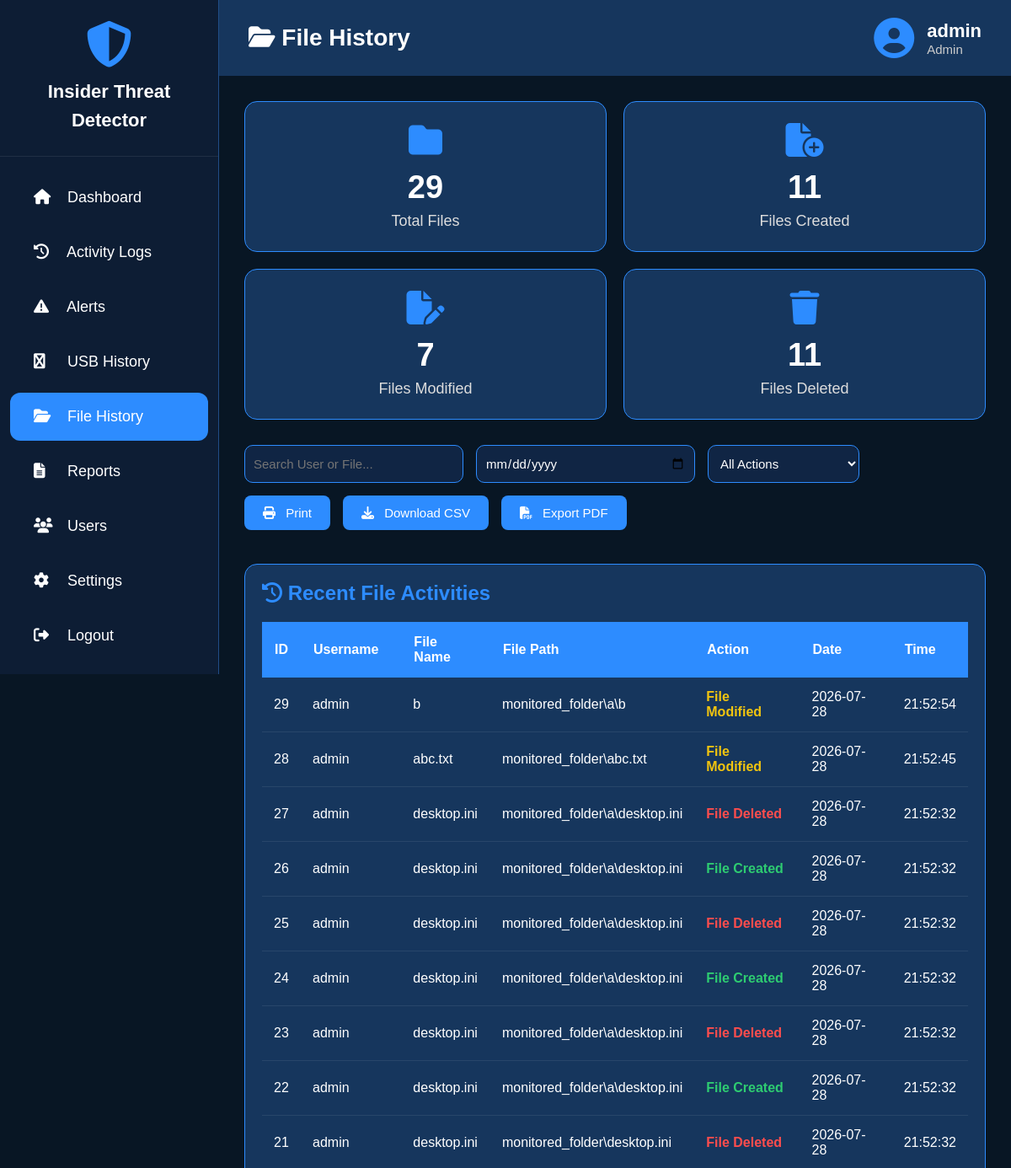
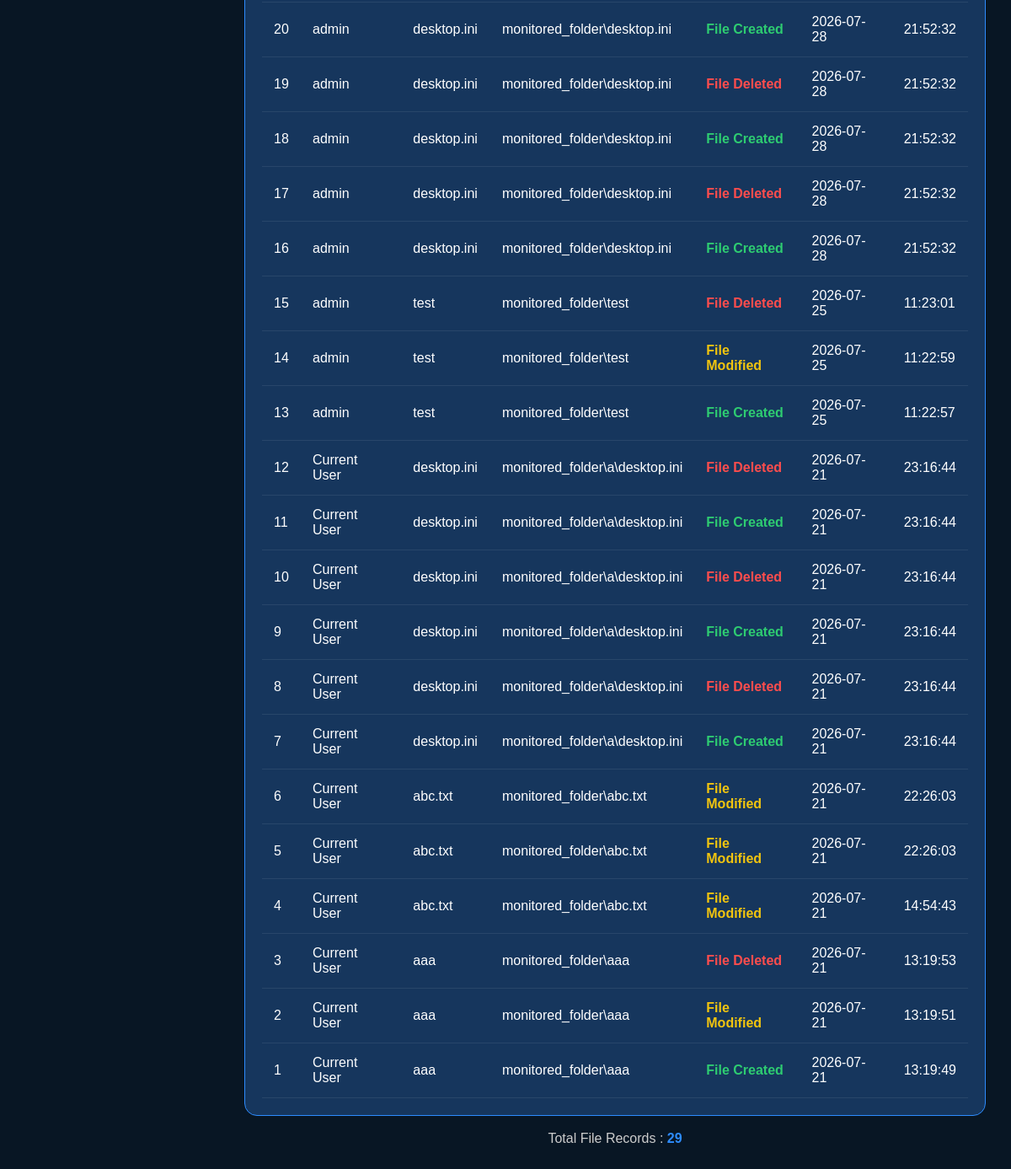
Page /file_history (signed in) on the earlier database version (2 pictures, top to bottom).
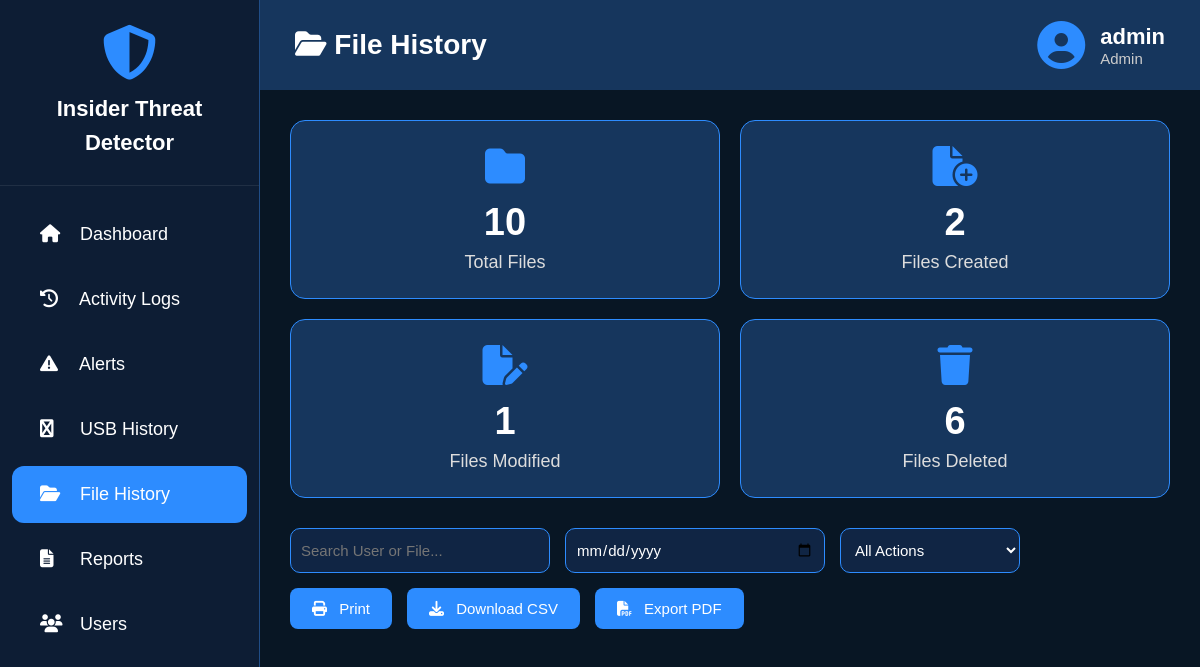
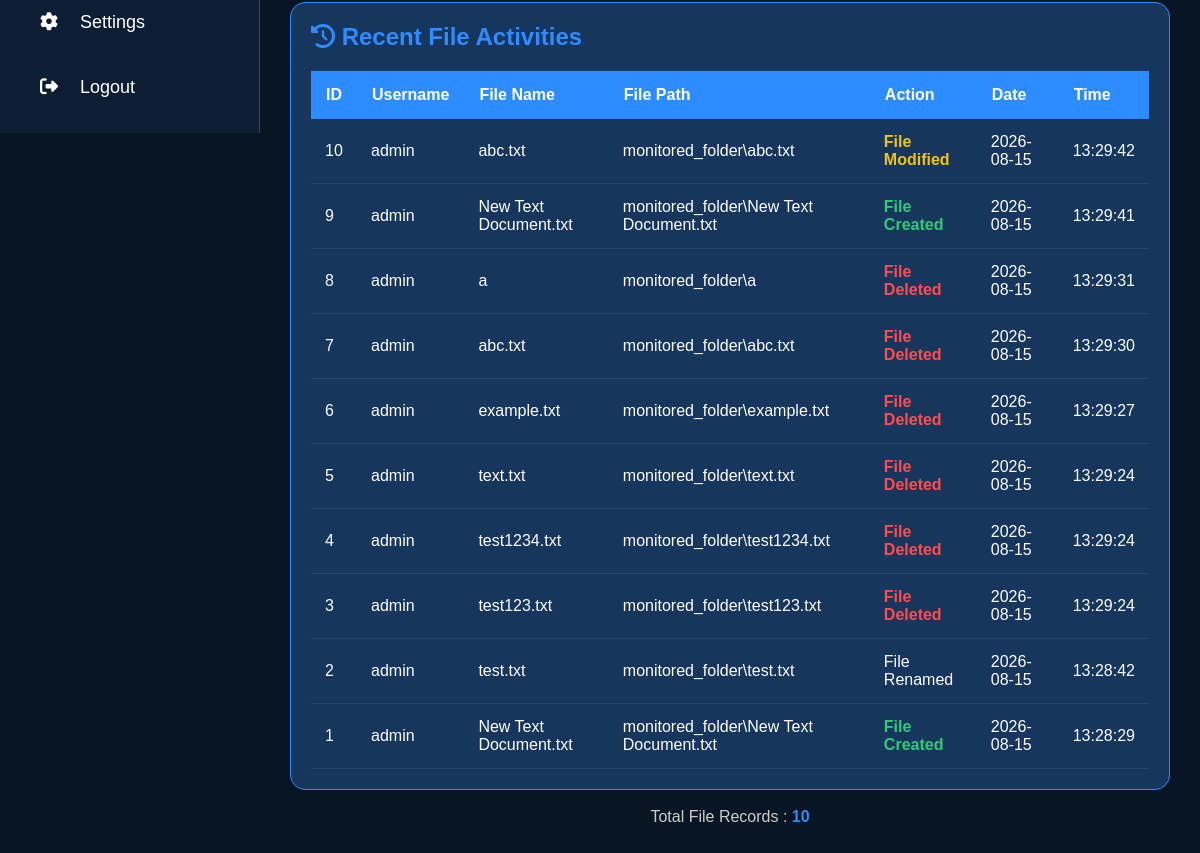
Same page on the later database version (2 pictures, top to bottom).
### tables this page shows
CREATE TABLE file_logs(
        id INTEGER PRIMARY KEY AUTOINCREMENT,
        username TEXT,
        file_name TEXT,
        file_path TEXT,
        action TEXT,
        date TEXT,
        time TEXT
    );

### app.py (the view)
@app.route("/file_history")
def file_history():
    if not login_required():
        return redirect("/")
    conn = get_db()
    cur = conn.cursor()
    cur.execute("SELECT * FROM file_logs ORDER BY id DESC")
    logs = cur.fetchall()
    total = count(cur, "file_logs")
    created = count(cur, "file_logs", "action='File Created'")
    modified = count(cur, "file_logs", "action='File Modified'")
    deleted = count(cur, "file_logs", "action='File Deleted'")
    conn.close()
    return render_template(
        "file_history.html",
        username=session["username"],
        role=session["role"],
        logs=logs,
        total=total,
        created=created,
        modified=modified,
        deleted=deleted
    )

### app.py (called while the page is built)
def get_db():
    conn = sqlite3.connect(DATABASE)
    conn.row_factory = sqlite3.Row
    return conn

def login_required():
    return "username" in session

def count(cur, table, where=None):
    sql = f"SELECT COUNT(*) FROM {table}"
    if where:
        sql += f" WHERE {where}"
    cur.execute(sql)
    return cur.fetchone()[0]

### templates/file_history.html (shortened to what this page needs)
<!DOCTYPE html>
<html lang="en">
<head>
<link rel="stylesheet"
href="https://cdnjs.cloudflare.com/ajax/libs/font-awesome/6.5.2/css/all.min.css">
</head>
<body>
<div class="sidebar">
    <div class="logo">
        <i class="fa-solid fa-shield-halved"></i>
        <h2>Insider Threat Detector</h2>
    </div>
<ul>
        <li>
            <a href="/dashboard">
                <i class="fa-solid fa-house"></i>
                <span>Dashboard</span>
            </a>
        </li>
        <li>
            <a href="/activity">
                <i class="fa-solid fa-clock-rotate-left"></i>
                <span>Activity Logs</span>
            </a>
        </li>
        <li>
            <a href="/alerts">
                <i class="fa-solid fa-triangle-exclamation"></i>
                <span>Alerts</span>
            </a>
        </li>
        <li>
            <a href="/usb_history" >
                <i class="fa-solid fa-usb"></i>
                <span>USB History</span>
            </a>
        </li>
        <li>
            <a href="/file_history" class="active" >
                <i class="fa-solid fa-folder-open"></i>
                <span>File History</span>
            </a>
        </li>
        <li>
            <a href="/reports">
                <i class="fa-solid fa-file-lines"></i>
                <span>Reports</span>
            </a>
        </li>
        <li>
            <a href="/users">
                <i class="fa-solid fa-users"></i>
                <span>Users</span>
            </a>
        </li>
        <li>
            <a href="/settings">
                <i class="fa-solid fa-gear"></i>
                <span>Settings</span>
            </a>
        </li>
        <li>
            <a href="/logout">
                <i class="fa-solid fa-right-from-bracket"></i>
                <span>Logout</span>
            </a>
        </li>
    </ul>
</div>
<div class="main">
<div class="topbar">
    <h1>
        <i class="fa-solid fa-folder-open"></i>
        File History
    </h1>
    <div class="profile">
        <i class="fa-solid fa-circle-user"></i>
        <div>
            <h3>{{ username }}</h3>
            <p>{{ role }}</p>
        </div>
    </div>
</div>
<div class="content">
<div class="cards">
    <div class="card">
        <i class="fa-solid fa-folder"></i>
        <h2>{{ total }}</h2>
        <p>Total Files</p>
    </div>
    <div class="card">
        <i class="fa-solid fa-file-circle-plus"></i>
        <h2>{{ created }}</h2>
        <p>Files Created</p>
    </div>
    <div class="card">
        <i class="fa-solid fa-file-pen"></i>
        <h2>{{ modified }}</h2>
        <p>Files Modified</p>
    </div>
    <div class="card">
        <i class="fa-solid fa-trash"></i>
        <h2>{{ deleted }}</h2>
        <p>Files Deleted</p>
    </div>
</div>
<div class="filters">
<input
type="text"
id="searchInput"
placeholder="Search User or File...">
<input
type="date"
id="dateFilter">
<select id="actionFilter">
<option value="">All Actions</option>
</select>
<div class="action-buttons">
<button onclick="printTable()">
<i class="fa-solid fa-print"></i>
Print
</button>
<button onclick="downloadCSV()">
<i class="fa-solid fa-download"></i>
Download CSV
</button>
<button onclick="downloadPDF()">
<i class="fa-solid fa-file-pdf"></i>
Export PDF
</button>
</div>
</div>
<div class="table-container">
<h2 style="margin-bottom:20px;color:#2d8cff;">
<i class="fa-solid fa-clock-rotate-left"></i>
Recent File Activities
</h2>
<table id="fileTable">
<thead>
<tr>
<th>ID</th>
<th>Username</th>
<th>File Name</th>
<th>File Path</th>
<th>Action</th>
<th>Date</th>
<th>Time</th>
</tr>
</thead>
<tbody>
{% if logs %}
{% for row in logs %}
<tr>
<td>{{ row.id }}</td>
<td>{{ row.username }}</td>
<td>{{ row.file_name }}</td>
<td>{{ row.file_path }}</td>
<td>
<span class="{{ row.action|lower }}">
{{ row.action }}
</span>
</td>
<td>{{ row.date }}</td>
<td>{{ row.time }}</td>
</tr>
{% endfor %}
{% endif %}
</tbody>
</table>
</div>
<br>
<div style="text-align:center;color:#ccc;">
Total File Records :
<b style="color:#2d8cff;">
{{ total }}
</b>
</div>
</div>
</div>
</body>
</html>

### templates/file_history.html (style rules this page uses)
* { margin:0; padding:0; box-sizing:border-box; font-family:Arial,Helvetica,sans-serif; }
body { background:#081624; color:white; display:flex; }
.sidebar { width:260px; height:100vh; position:fixed; left:0; top:0; background:#0d1d34; border-right:1px solid #204d86; overflow-y:auto; overflow-x:hidden; }
.logo { text-align:center; padding:25px; border-bottom:1px solid rgba(255,255,255,.08); }
.logo i { font-size:55px; color:#2d8cff; }
.logo h2 { margin-top:12px; font-size:22px; line-height:34px; }
.sidebar ul { margin-top:20px; }
.sidebar a { display:block; color:white; text-decoration:none; padding:18px 28px; font-size:18px; transition:.3s; margin:8px 12px; border-radius:12px; }
.sidebar ul a i { width:35px; }
.active { background:#2d8cff; }
.main { margin-left:260px; width:calc(100% - 260px); }
.topbar { height:90px; background:#16365d; display:flex; justify-content:space-between; align-items:center; padding:0 35px; }
.topbar h1 { font-size:28px; }
.profile { display:flex; align-items:center; gap:15px; }
.profile i { font-size:48px; color:#2d8cff; }
.profile h3 { font-size:22px; }
.profile p { font-size:15px; color:#ccc; }
.content { padding:30px; }
.cards { display:grid; grid-template-columns:repeat(4,1fr); gap:20px; margin-bottom:30px; }
.card { background:#16365d; padding:25px; border-radius:15px; border:1px solid #2d8cff; text-align:center; transition:.3s; }
.card i { font-size:40px; color:#2d8cff; margin-bottom:15px; }
.card h2 { font-size:38px; margin-bottom:8px; }
.card p { font-size:18px; color:#ddd; }
.filters { display:flex; gap:15px; flex-wrap:wrap; margin-bottom:20px; }
.filters input, .filters select { height:45px; padding:10px; background:#102544; border:1px solid #2d8cff; color:white; border-radius:10px; outline:none; font-size:15px; }
.filters input { width:260px; }
.filters select { width:180px; }
.action-buttons { display:flex; gap:15px; margin-bottom:20px; flex-wrap:wrap; }
.action-buttons button { background:#2d8cff; color:white; border:none; padding:12px 22px; border-radius:8px; cursor:pointer; font-size:15px; transition:.3s; }
.action-buttons i { margin-right:8px; }
.table-container { background:#16365d; padding:20px; border-radius:15px; border:1px solid #2d8cff; overflow-x:auto; }
table { width:100%; border-collapse:collapse; }
th { background:#2d8cff; padding:15px; text-align:left; }
td { padding:14px; border-bottom:1px solid rgba(255,255,255,.08); }
.created { color:#2ecc71; font-weight:bold; }
.modified { color:#f1c40f; font-weight:bold; }
.deleted { color:#ff4d4d; font-weight:bold; }
@media (max-width:1200px) { .cards { grid-template-columns:repeat(2,1fr); } }

Differences in the rows shown:
removed file_logs: id "29", username "admin", file_name "b", file_path "monitored_folder\\a\\b", action "File Modified", date "2026-07-28", time "21:52:54"
removed file_logs: id "28", username "admin", file_name "abc.txt", file_path "monitored_folder\\abc.txt", action "File Modified", date "2026-07-28", time "21:52:45"
removed file_logs: id "27", username "admin", file_name "desktop.ini", file_path "monitored_folder\\a\\desktop.ini", action "File Deleted", date "2026-07-28", time "21:52:32"
removed file_logs: id "26", username "admin", file_name "desktop.ini", file_path "monitored_folder\\a\\desktop.ini", action "File Created", date "2026-07-28", time "21:52:32"
removed file_logs: id "25", username "admin", file_name "desktop.ini", file_path "monitored_folder\\a\\desktop.ini", action "File Deleted", date "2026-07-28", time "21:52:32"
removed file_logs: id "24", username "admin", file_name "desktop.ini", file_path "monitored_folder\\a\\desktop.ini", action "File Created", date "2026-07-28", time "21:52:32"
removed file_logs: id "23", username "admin", file_name "desktop.ini", file_path "monitored_folder\\a\\desktop.ini", action "File Deleted", date "2026-07-28", time "21:52:32"
removed file_logs: id "22", username "admin", file_name "desktop.ini", file_path "monitored_folder\\a\\desktop.ini", action "File Created", date "2026-07-28", time "21:52:32"
removed file_logs: id "21", username "admin", file_name "desktop.ini", file_path "monitored_folder\\desktop.ini", action "File Deleted", date "2026-07-28", time "21:52:32"
removed file_logs: id "20", username "admin", file_name "desktop.ini", file_path "monitored_folder\\desktop.ini", action "File Created", date "2026-07-28", time "21:52:32"
removed file_logs: id "19", username "admin", file_name "desktop.ini", file_path "monitored_folder\\desktop.ini", action "File Deleted", date "2026-07-28", time "21:52:32"
removed file_logs: id "18", username "admin", file_name "desktop.ini", file_path "monitored_folder\\desktop.ini", action "File Created", date "2026-07-28", time "21:52:32"
removed file_logs: id "17", username "admin", file_name "desktop.ini", file_path "monitored_folder\\desktop.ini", action "File Deleted", date "2026-07-28", time "21:52:32"
removed file_logs: id "16", username "admin", file_name "desktop.ini", file_path "monitored_folder\\desktop.ini", action "File Created", date "2026-07-28", time "21:52:32"
removed file_logs: id "15", username "admin", file_name "test", file_path "monitored_folder\\test", action "File Deleted", date "2026-07-25", time "11:23:01"
removed file_logs: id "14", username "admin", file_name "test", file_path "monitored_folder\\test", action "File Modified", date "2026-07-25", time "11:22:59"
removed file_logs: id "13", username "admin", file_name "test", file_path "monitored_folder\\test", action "File Created", date "2026-07-25", time "11:22:57"
removed file_logs: id "12", username "Current User", file_name "desktop.ini", file_path "monitored_folder\\a\\desktop.ini", action "File Deleted", date "2026-07-21", time "23:16:44"
removed file_logs: id "11", username "Current User", file_name "desktop.ini", file_path "monitored_folder\\a\\desktop.ini", action "File Created", date "2026-07-21", time "23:16:44"
changed file_logs id 10: username "Current User" → "admin"; file_name "desktop.ini" → "abc.txt"; file_path "monitored_folder\\a\\desktop.ini" → "monitored_folder\\abc.txt"; action "File Deleted" → "File Modified"; date "2026-07-21" → "2026-08-15"; time "23:16:44" → "13:29:42"
changed file_logs id 9: username "Current User" → "admin"; file_name "desktop.ini" → "New Text Document.txt"; file_path "monitored_folder\\a\\desktop.ini" → "monitored_folder\\New Text Document.txt"; date "2026-07-21" → "2026-08-15"; time "23:16:44" → "13:29:41"
changed file_logs id 8: username "Current User" → "admin"; file_name "desktop.ini" → "a"; file_path "monitored_folder\\a\\desktop.ini" → "monitored_folder\\a"; date "2026-07-21" → "2026-08-15"; time "23:16:44" → "13:29:31"
changed file_logs id 7: username "Current User" → "admin"; file_name "desktop.ini" → "abc.txt"; file_path "monitored_folder\\a\\desktop.ini" → "monitored_folder\\abc.txt"; action "File Created" → "File Deleted"; date "2026-07-21" → "2026-08-15"; time "23:16:44" → "13:29:30"
changed file_logs id 6: username "Current User" → "admin"; file_name "abc.txt" → "example.txt"; file_path "monitored_folder\\abc.txt" → "monitored_folder\\example.txt"; action "File Modified" → "File Deleted"; date "2026-07-21" → "2026-08-15"; time "22:26:03" → "13:29:27"
changed file_logs id 5: username "Current User" → "admin"; file_name "abc.txt" → "text.txt"; file_path "monitored_folder\\abc.txt" → "monitored_folder\\text.txt"; action "File Modified" → "File Deleted"; date "2026-07-21" → "2026-08-15"; time "22:26:03" → "13:29:24"
changed file_logs id 4: username "Current User" → "admin"; file_name "abc.txt" → "test1234.txt"; file_path "monitored_folder\\abc.txt" → "monitored_folder\\test1234.txt"; action "File Modified" → "File Deleted"; date "2026-07-21" → "2026-08-15"; time "14:54:43" → "13:29:24"
changed file_logs id 3: username "Current User" → "admin"; file_name "aaa" → "test123.txt"; file_path "monitored_folder\\aaa" → "monitored_folder\\test123.txt"; date "2026-07-21" → "2026-08-15"; time "13:19:53" → "13:29:24"
changed file_logs id 2: username "Current User" → "admin"; file_name "aaa" → "test.txt"; file_path "monitored_folder\\aaa" → "monitored_folder\\test.txt"; action "File Modified" → "File Renamed"; date "2026-07-21" → "2026-08-15"; time "13:19:51" → "13:28:42"
changed file_logs id 1: username "Current User" → "admin"; file_name "aaa" → "New Text Document.txt"; file_path "monitored_folder\\aaa" → "monitored_folder\\New Text Document.txt"; date "2026-07-21" → "2026-08-15"; time "13:19:49" → "13:28:29"
Other differences:
{{ total }}: "29" → "10"
{{ created }}: "11" → "2"
{{ modified }}: "7" → "1"
{{ deleted }}: "11" → "6"
